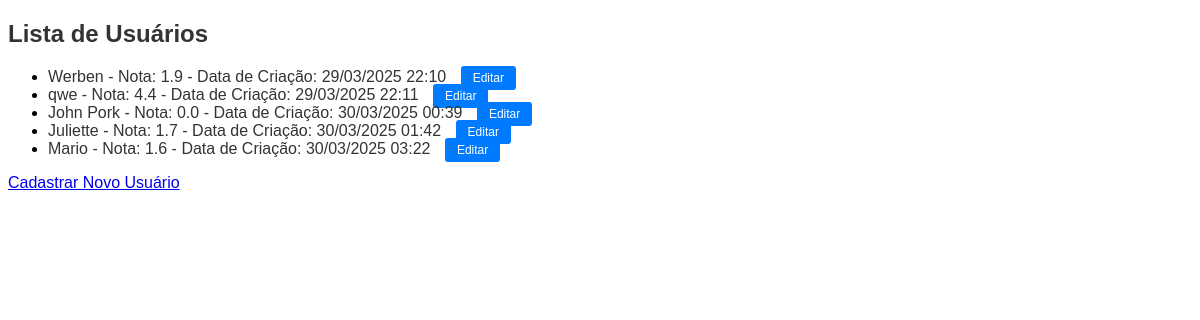
Screenshot of /usuarios/ with the database file from the repository.
### sustentabilidade_app/models.py (models this page shows, shortened)
class UsuarioSustentavel(models.Model):
    nome = models.CharField(max_length=100)
    consumo_energia = models.FloatField(help_text="Consumo de energia em kWh/dia")
    consumo_agua = models.FloatField(help_text="Consumo de água em L/dia")
    residuos = models.FloatField(help_text="Resíduos não recicláveis em kg/dia")
    uso_transporte = models.FloatField(help_text="Distância percorrida em km/dia")
    nota_sustentabilidade = models.FloatField(null=True, blank=True)
    data_criacao = models.DateTimeField(auto_now_add=True)

### sustentabilidade_app/views.py (the view)
# urls.py: path('usuarios/', views.lista_usuarios, name='lista_usuarios'),
def lista_usuarios(request):
    usuarios = UsuarioSustentavel.objects.all()
    return render(request, 'lista.html', {'usuarios': usuarios})

### sustentabilidade_app/templates/lista.html (shortened to what this page needs)
<!DOCTYPE html>
<html lang="pt">
<head>
</head>
<body>
    <h2>Lista de Usuários</h2>
    <ul>
        {% for usuario in usuarios %}
            <li>
                <a href="{% url 'detalhes_usuario' usuario.id %}" class="usuario-link">
                    {{ usuario.nome }} - Nota: {{ usuario.nota_sustentabilidade }} -
                    Data de Criação: {{ usuario.data_criacao|date:"d/m/Y H:i" }}
                </a>
                <a href="{% url 'editar_usuario' usuario.id %}" class="btn-editar">Editar</a>
            </li>
        {% endfor %}
    </ul>
    <a href="{% url 'cadastro_usuario' %}">Cadastrar Novo Usuário</a>
</body>
</html>

### sustentabilidade_app/templates/lista.html (style rules this page uses)
body { font-family: Arial, sans-serif; }
h2 { color: #333; }
.btn-editar { padding: 5px 12px; background-color: #007BFF; color: white; text-decoration: none; border-radius: 3px; font-size: 12px; margin-left: 10px; transition: background-color 0.3s; }
.usuario-link { font-size: 16px; color: #333; text-decoration: none; }

### rows the page displays
UsuarioSustentavel: nome "Werben", nota_sustentabilidade "1.9", data_criacao "29/03/2025 22:10"
UsuarioSustentavel: nome "qwe", nota_sustentabilidade "4.4", data_criacao "29/03/2025 22:11"
UsuarioSustentavel: nome "John Pork", nota_sustentabilidade "0.0", data_criacao "30/03/2025 00:39"
UsuarioSustentavel: nome "Juliette", nota_sustentabilidade "1.7", data_criacao "30/03/2025 01:42"
UsuarioSustentavel: nome "Mario", nota_sustentabilidade "1.6", data_criacao "30/03/2025 03:22"
